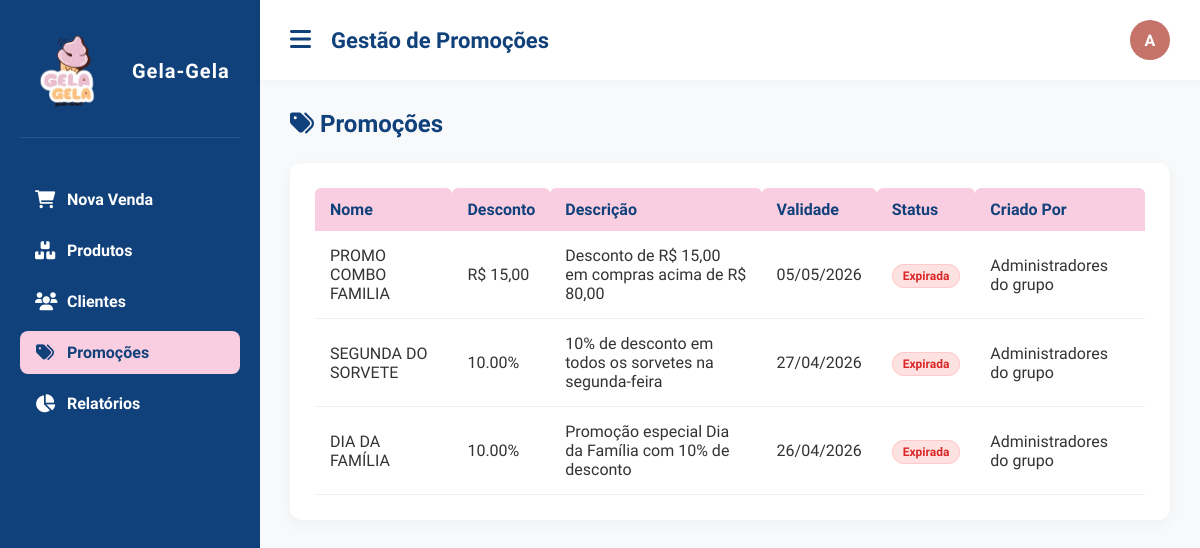
Before: /public/promo.php (signed in) with the older database file.
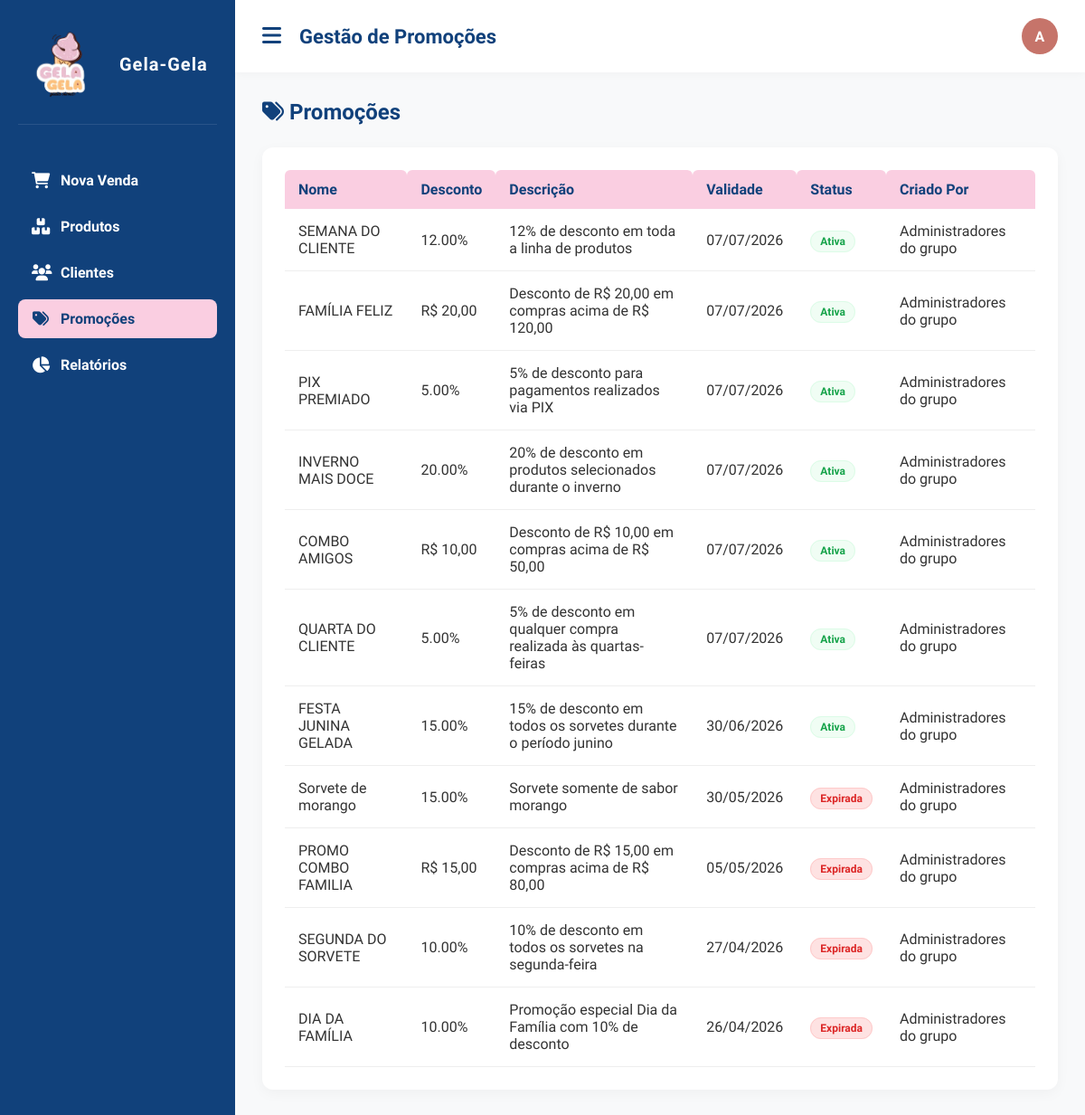
After: the same page with the newer database file.
### tables this page shows
CREATE TABLE `promocoes` (
  `promocao_id` int(11) NOT NULL,
  `nome` varchar(100) NOT NULL,
  `descricao` text DEFAULT NULL,
  `desconto_percentual` decimal(5,2) DEFAULT NULL,
  `desconto_valor` decimal(10,2) DEFAULT NULL,
  `data_inicio` date NOT NULL,
  `data_fim` date NOT NULL,
  `ativo` tinyint(1) DEFAULT 1,
  `criado_por` int(11) DEFAULT NULL
);

CREATE TABLE `usuarios` (
  `usuario_id` int(11) NOT NULL,
  `nome` varchar(100) NOT NULL,
  `login` varchar(50) NOT NULL,
  `senha_hash` varchar(255) NOT NULL,
  `tipo` enum('Gerente','Funcionario') NOT NULL DEFAULT 'Funcionario',
  `ativo` tinyint(1) DEFAULT 1,
  `data_criacao` datetime DEFAULT current_timestamp(),
  `ultimo_acesso` datetime DEFAULT NULL
);

### public/promo.php (the view, shortened to what this page needs)
<?php
require_once '../conecta.php';
$nome_usuario = $_SESSION['nome'] ?? 'User';
$inicial = strtoupper(substr($nome_usuario, 0, 1));
$stmtPromocoes = $pdo->query("
    SELECT
        p.*,
        u.nome AS criado_por_nome
    FROM promocoes p
    LEFT JOIN usuarios u
        ON u.usuario_id = p.criado_por
    ORDER BY p.promocao_id DESC
");
$promocoes = $stmtPromocoes->fetchAll();
?>
<!DOCTYPE html>
<html lang="pt-BR">
<head>
    <link rel="stylesheet"
        href="ASSETS/CSS/style.css">
    <link rel="stylesheet"
        href="https://cdnjs.cloudflare.com/ajax/libs/font-awesome/6.0.0/css/all.min.css">
</head>
<body>
    <div class="layout">
        <?php require_once '../components/sidebar.php'; ?>
        <main class="content">
            <header class="topbar">
                <button class="menu-btn" onclick="toggleSidebar()">
                    <i class="fa-solid fa-bars"></i>
                </button>
                <h1>Gestão de Promoções</h1>
                <div class="user-menu">
                    <div class="avatar"
                        onclick="toggleUserMenu()">
                        <?= $inicial ?>
                    </div>
                </div>
            </header>
            <section class="main">
                <div style="
                    display:flex;
                    justify-content:space-between;
                    align-items:center;
                    margin-bottom:25px;
                ">
                    <h2 style="color: var(--secondary);">
                        <i class="fa-solid fa-tags"></i>
                        Promoções
                    </h2>
                </div>
                <div class="box">
                    <div class="table-container">
                        <table>
                            <thead>
                                <tr>
                                    <th>Nome</th>
                                    <th>Desconto</th>
                                    <th>Descrição</th>
                                    <th>Validade</th>
                                    <th>Status</th>
                                    <th>Criado Por</th>
                                </tr>
                            </thead>
                            <tbody>
                                <?php foreach ($promocoes as $promo): ?>
                                    <?php
                                    $status = 'Ativa';
                                    $dataExpiracao = new DateTime(
                                        $promo['data_fim'] . ' 23:59:59'
                                    );
                                    $agora = new DateTime();
                                    if (!$promo['ativo']) {
                                        $status = 'Desativada';
                                    } elseif ($agora > $dataExpiracao) {
                                        $status = 'Expirada';
                                    }
                                    ?>
                                    <tr>
                                        <td>
                                            <?= htmlspecialchars($promo['nome']) ?>
                                        </td>
                                        <td>
                                            <?php if (!empty($promo['desconto_percentual'])): ?>
                                                <?= $promo['desconto_percentual'] ?>%
                                            <?php else: ?>
                                                R$
                                                <?= number_format($promo['desconto_valor'], 2, ',', '.') ?>
                                            <?php endif; ?>
                                        </td>
                                        <td>
                                            <?= htmlspecialchars($promo['descricao']) ?>
                                        </td>
                                        <td>
                                            <?= date('d/m/Y', strtotime($promo['data_fim'])) ?>
                                        </td>
                                        <td>
                                            <?php if ($status === 'Ativa'): ?>
                                                <span class="badge ok">
                                                    <?= $status ?>
                                                </span>
                                            <?php else: ?>
                                                <span class="badge danger">
                                                    <?= $status ?>
                                                </span>
                                            <?php endif; ?>
                                        </td>
                                        <td>
                                            <?= htmlspecialchars($promo['criado_por_nome']) ?>
                                        </td>
                                    </tr>
                                <?php endforeach; ?>
                            </tbody>
                        </table>
                    </div>
                </div>
            </section>
        </main>
    </div>
</body>
</html>

### components/sidebar.php
<?php
$tipo_usuario = $_SESSION['tipo'] ?? 'Funcionario';
$paginaAtual = basename($_SERVER['PHP_SELF'], '.php');
$menus = [
    [
        'titulo' => 'Nova Venda',
        'icone'  => 'fa-cart-shopping',
        'link'   => 'vendas',
        'permissoes' => ['Gerente', 'Funcionario']
    ],
    [
        'titulo' => 'Dashboard',
        'icone'  => 'fa-chart-line',
        'link'   => 'dashboard',
        'permissoes' => ['Gerente']
    ],
    [
        'titulo' => 'Produtos',
        'icone'  => 'fa-boxes-stacked',
        'link'   => 'produtos',
        'permissoes' => ['Gerente', 'Funcionario']
    ],
    [
        'titulo' => 'Clientes',
        'icone'  => 'fa-users',
        'link'   => 'clientes',
        'permissoes' => ['Gerente', 'Funcionario']
    ],
    [
        'titulo' => 'Fornecedores',
        'icone'  => 'fa-truck',
        'link'   => 'fornecedores',
        'permissoes' => ['Gerente']
    ],
    [
        'titulo' => 'Promoções',
        'icone'  => 'fa-tags',
        'link'   => 'promo',
        'permissoes' => ['Gerente', 'Funcionario']
    ],
    [
        'titulo' => 'Usuários',
        'icone'  => 'fa-user-shield',
        'link'   => 'user',
        'permissoes' => ['Gerente']
    ],
    [
        'titulo' => 'Backup',
        'icone'  => 'fa-database',
        'link'   => 'backup',
        'permissoes' => ['Gerente']
    ],
    [
        'titulo' => 'Logs',
        'icone'  => 'fa-file-lines',
        'link'   => 'logs',
        'permissoes' => ['Gerente']
    ],
    [
        'titulo' => 'Relatórios',
        'icone'  => 'fa-chart-pie',
        'link'   => 'relatorio',
        'permissoes' => ['Gerente', 'Funcionario']
    ]
];
?>
<aside class="sidebar" id="sidebar">
    <div class="logo-area">
        <img src="ASSETS/IMG/icon.png" alt="Logo">
        <span>Gela-Gela</span>
    </div>
    <nav>
        <?php foreach ($menus as $menu): ?>
            <?php if (in_array($tipo_usuario, $menu['permissoes'])): ?>
                <a href="<?= $menu['link'] ?>"
                    class="<?= $paginaAtual === $menu['link'] ? 'active' : '' ?>">
                    <i class="fa-solid <?= $menu['icone'] ?>"></i>
                    <?= $menu['titulo'] ?>
                </a>
            <?php endif; ?>
        <?php endforeach; ?>
    </nav>
</aside>

### ASSETS/CSS/style.css (style rules this page uses)
:root { --primary: #c6746a; --secondary: #11417b; --accent: #b76756; --soft: #facee1; --bg-body: #ffffff; --bg-content: #f8f9fa; --text-main: #333333; --text-muted: #666666; }
* { margin: 0; padding: 0; box-sizing: border-box; }
body { font-family: 'Segoe UI', Tahoma, Geneva, Verdana, sans-serif; background-color: var(--bg-body); color: var(--text-main); }
.layout { display: flex; min-height: 100vh; }
.sidebar { width: 260px; background-color: var(--secondary); color: #ffffff; padding: 25px 20px; display: flex; flex-direction: column; transition: all 0.3s ease; }
.logo-area { display: flex; align-items: center; gap: 12px; margin-bottom: 40px; padding-bottom: 20px; border-bottom: 1px solid rgba(255, 255, 255, 0.1); }
.logo-area img { width: 100px; height: auto; object-fit: contain; }
.logo-area span { font-size: 20px; font-weight: 700; letter-spacing: 1px; white-space: nowrap; }
.sidebar nav { display: flex; flex-direction: column; gap: 8px; }
.sidebar a { display: flex; align-items: center; gap: 12px; color: #ffffff; text-decoration: none; padding: 12px 15px; border-radius: 8px; font-weight: 600; transition: all 0.2s ease; }
.sidebar a i { width: 20px; text-align: center; font-size: 18px; }
.sidebar a:hover, .sidebar a.active { background-color: var(--soft); color: var(--secondary); }
.content { flex: 1; display: flex; flex-direction: column; background-color: var(--bg-content); }
.topbar { background-color: var(--bg-body); padding: 20px 30px; display: flex; align-items: center; gap: 20px; box-shadow: 0 2px 10px rgba(0, 0, 0, 0.03); z-index: 10; }
.menu-btn { background: none; border: none; font-size: 24px; color: var(--secondary); cursor: pointer; transition: color 0.2s; }
.topbar h1 { font-size: 22px; color: var(--secondary); }
.main { padding: 30px; flex: 1; overflow-y: auto; }
.box { background-color: var(--bg-body); padding: 25px; border-radius: 12px; box-shadow: 0 4px 15px rgba(0, 0, 0, 0.04); }
.badge { padding: 5px 10px; border-radius: 20px; font-size: 0.8rem; }
.badge.ok { background: #e8f5e9; color: #2e7d32; }
.badge.danger { background: #ffebee; color: #c62828; }
.user-menu { position: relative; margin-left: auto; }
.avatar { width: 40px; height: 40px; background: var(--primary); color: #fff; border-radius: 50%; display: flex; align-items: center; justify-content: center; font-weight: bold; cursor: pointer; }
table { width: 100%; border-collapse: collapse; }
th { background-color: var(--soft); color: var(--secondary); padding: 12px 15px; text-align: left; font-weight: 600; border-radius: 6px 6px 0 0; }
td { padding: 15px; border-bottom: 1px solid #eeeeee; color: var(--text-main); transition: all 0.2s ease; }
tbody tr { cursor: pointer; position: relative; transition: all 0.2s ease; }
.badge { padding: 4px 10px; border-radius: 20px; font-size: 12px; font-weight: 600; }
.badge.danger { background-color: #ffeaea; color: var(--primary); }
.badge.ok { background-color: #e5faea; color: #27ae60; }
.badge.danger { background: #fee2e2; color: #dc2626; border: 1px solid #fecaca; }
.badge.ok { background: #f0fdf4; color: #16a34a; border: 1px solid #dcfce7; }
.table-container { overflow-x: auto; }

Changed rows visible on the page:
added promocoes: nome "SEMANA DO CLIENTE", desconto_percentual "12.00", descricao "12% de desconto em toda a linha de produtos", data_fim "07/07/2026", status "Ativa", criado_por.nome "Administradores do grupo"
added promocoes: nome "FAMÍLIA FELIZ", desconto_valor "20,00", descricao "Desconto de R$ 20,00 em compras acima de R$ 120,00", data_fim "07/07/2026", status "Ativa", criado_por.nome "Administradores do grupo"
added promocoes: nome "PIX PREMIADO", desconto_percentual "5.00", descricao "5% de desconto para pagamentos realizados via PIX", data_fim "07/07/2026", status "Ativa", criado_por.nome "Administradores do grupo"
added promocoes: nome "INVERNO MAIS DOCE", desconto_percentual "20.00", descricao "20% de desconto em produtos selecionados durante o inverno", data_fim "07/07/2026", status "Ativa", criado_por.nome "Administradores do grupo"
added promocoes: nome "COMBO AMIGOS", desconto_valor "10,00", descricao "Desconto de R$ 10,00 em compras acima de R$ 50,00", data_fim "07/07/2026", status "Ativa", criado_por.nome "Administradores do grupo"
added promocoes: nome "QUARTA DO CLIENTE", desconto_percentual "5.00", descricao "5% de desconto em qualquer compra realizada às quartas-feiras", data_fim "07/07/2026", status "Ativa", criado_por.nome "Administradores do grupo"
added promocoes: nome "FESTA JUNINA GELADA", desconto_percentual "15.00", descricao "15% de desconto em todos os sorvetes durante o período junino", data_fim "30/06/2026", status "Ativa", criado_por.nome "Administradores do grupo"
added promocoes: nome "Sorvete de morango", desconto_percentual "15.00", descricao "Sorvete somente de sabor morango", data_fim "30/05/2026", status "Expirada", criado_por.nome "Administradores do grupo"
